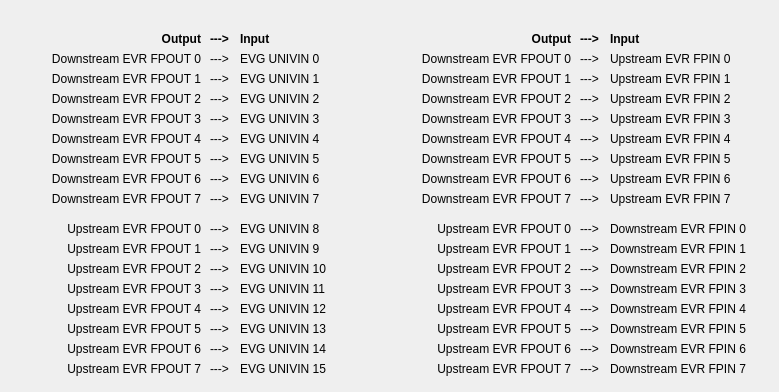
<?xml version="1.0" encoding="UTF-8"?>
<ui version="4.0">
 <class>Form</class>
 <widget class="QWidget" name="Form">
  <property name="geometry">
   <rect>
    <x>0</x>
    <y>0</y>
    <width>779</width>
    <height>392</height>
   </rect>
  </property>
  <property name="windowTitle">
   <string>Form</string>
  </property>
  <widget class="QLabel" name="label">
   <property name="geometry">
    <rect>
     <x>240</x>
     <y>50</y>
     <width>101</width>
     <height>17</height>
    </rect>
   </property>
   <property name="text">
    <string>EVG UNIVIN 0</string>
   </property>
  </widget>
  <widget class="QLabel" name="label_2">
   <property name="geometry">
    <rect>
     <x>240</x>
     <y>70</y>
     <width>101</width>
     <height>17</height>
    </rect>
   </property>
   <property name="text">
    <string>EVG UNIVIN 1</string>
   </property>
  </widget>
  <widget class="QLabel" name="label_3">
   <property name="geometry">
    <rect>
     <x>240</x>
     <y>90</y>
     <width>101</width>
     <height>17</height>
    </rect>
   </property>
   <property name="text">
    <string>EVG UNIVIN 2</string>
   </property>
  </widget>
  <widget class="QLabel" name="label_4">
   <property name="geometry">
    <rect>
     <x>240</x>
     <y>110</y>
     <width>101</width>
     <height>17</height>
    </rect>
   </property>
   <property name="text">
    <string>EVG UNIVIN 3</string>
   </property>
  </widget>
  <widget class="QLabel" name="label_5">
   <property name="geometry">
    <rect>
     <x>240</x>
     <y>130</y>
     <width>101</width>
     <height>17</height>
    </rect>
   </property>
   <property name="text">
    <string>EVG UNIVIN 4</string>
   </property>
  </widget>
  <widget class="QLabel" name="label_6">
   <property name="geometry">
    <rect>
     <x>240</x>
     <y>150</y>
     <width>101</width>
     <height>17</height>
    </rect>
   </property>
   <property name="text">
    <string>EVG UNIVIN 5</string>
   </property>
  </widget>
  <widget class="QLabel" name="label_7">
   <property name="geometry">
    <rect>
     <x>240</x>
     <y>170</y>
     <width>101</width>
     <height>17</height>
    </rect>
   </property>
   <property name="text">
    <string>EVG UNIVIN 6</string>
   </property>
  </widget>
  <widget class="QLabel" name="label_8">
   <property name="geometry">
    <rect>
     <x>240</x>
     <y>190</y>
     <width>101</width>
     <height>17</height>
    </rect>
   </property>
   <property name="text">
    <string>EVG UNIVIN 7</string>
   </property>
  </widget>
  <widget class="QLabel" name="label_9">
   <property name="geometry">
    <rect>
     <x>240</x>
     <y>220</y>
     <width>101</width>
     <height>17</height>
    </rect>
   </property>
   <property name="text">
    <string>EVG UNIVIN 8</string>
   </property>
  </widget>
  <widget class="QLabel" name="label_10">
   <property name="geometry">
    <rect>
     <x>240</x>
     <y>240</y>
     <width>101</width>
     <height>17</height>
    </rect>
   </property>
   <property name="text">
    <string>EVG UNIVIN 9</string>
   </property>
  </widget>
  <widget class="QLabel" name="label_11">
   <property name="geometry">
    <rect>
     <x>240</x>
     <y>260</y>
     <width>101</width>
     <height>17</height>
    </rect>
   </property>
   <property name="text">
    <string>EVG UNIVIN 10</string>
   </property>
  </widget>
  <widget class="QLabel" name="label_12">
   <property name="geometry">
    <rect>
     <x>240</x>
     <y>280</y>
     <width>101</width>
     <height>17</height>
    </rect>
   </property>
   <property name="text">
    <string>EVG UNIVIN 11</string>
   </property>
  </widget>
  <widget class="QLabel" name="label_13">
   <property name="geometry">
    <rect>
     <x>240</x>
     <y>300</y>
     <width>101</width>
     <height>17</height>
    </rect>
   </property>
   <property name="text">
    <string>EVG UNIVIN 12</string>
   </property>
  </widget>
  <widget class="QLabel" name="label_14">
   <property name="geometry">
    <rect>
     <x>240</x>
     <y>320</y>
     <width>101</width>
     <height>17</height>
    </rect>
   </property>
   <property name="text">
    <string>EVG UNIVIN 13</string>
   </property>
  </widget>
  <widget class="QLabel" name="label_15">
   <property name="geometry">
    <rect>
     <x>240</x>
     <y>340</y>
     <width>101</width>
     <height>17</height>
    </rect>
   </property>
   <property name="text">
    <string>EVG UNIVIN 14</string>
   </property>
  </widget>
  <widget class="QLabel" name="label_16">
   <property name="geometry">
    <rect>
     <x>240</x>
     <y>360</y>
     <width>101</width>
     <height>17</height>
    </rect>
   </property>
   <property name="text">
    <string>EVG UNIVIN 15</string>
   </property>
  </widget>
  <widget class="QLabel" name="label_17">
   <property name="geometry">
    <rect>
     <x>210</x>
     <y>50</y>
     <width>31</width>
     <height>17</height>
    </rect>
   </property>
   <property name="text">
    <string>---&gt;</string>
   </property>
  </widget>
  <widget class="QLabel" name="label_18">
   <property name="geometry">
    <rect>
     <x>210</x>
     <y>70</y>
     <width>31</width>
     <height>17</height>
    </rect>
   </property>
   <property name="text">
    <string>---&gt;</string>
   </property>
  </widget>
  <widget class="QLabel" name="label_19">
   <property name="geometry">
    <rect>
     <x>210</x>
     <y>90</y>
     <width>31</width>
     <height>17</height>
    </rect>
   </property>
   <property name="text">
    <string>---&gt;</string>
   </property>
  </widget>
  <widget class="QLabel" name="label_20">
   <property name="geometry">
    <rect>
     <x>210</x>
     <y>110</y>
     <width>31</width>
     <height>17</height>
    </rect>
   </property>
   <property name="text">
    <string>---&gt;</string>
   </property>
  </widget>
  <widget class="QLabel" name="label_21">
   <property name="geometry">
    <rect>
     <x>210</x>
     <y>130</y>
     <width>31</width>
     <height>17</height>
    </rect>
   </property>
   <property name="text">
    <string>---&gt;</string>
   </property>
  </widget>
  <widget class="QLabel" name="label_22">
   <property name="geometry">
    <rect>
     <x>210</x>
     <y>150</y>
     <width>31</width>
     <height>17</height>
    </rect>
   </property>
   <property name="text">
    <string>---&gt;</string>
   </property>
  </widget>
  <widget class="QLabel" name="label_23">
   <property name="geometry">
    <rect>
     <x>210</x>
     <y>170</y>
     <width>31</width>
     <height>17</height>
    </rect>
   </property>
   <property name="text">
    <string>---&gt;</string>
   </property>
  </widget>
  <widget class="QLabel" name="label_24">
   <property name="geometry">
    <rect>
     <x>210</x>
     <y>190</y>
     <width>31</width>
     <height>17</height>
    </rect>
   </property>
   <property name="text">
    <string>---&gt;</string>
   </property>
  </widget>
  <widget class="QLabel" name="label_25">
   <property name="geometry">
    <rect>
     <x>210</x>
     <y>220</y>
     <width>31</width>
     <height>17</height>
    </rect>
   </property>
   <property name="text">
    <string>---&gt;</string>
   </property>
  </widget>
  <widget class="QLabel" name="label_26">
   <property name="geometry">
    <rect>
     <x>210</x>
     <y>240</y>
     <width>31</width>
     <height>17</height>
    </rect>
   </property>
   <property name="text">
    <string>---&gt;</string>
   </property>
  </widget>
  <widget class="QLabel" name="label_27">
   <property name="geometry">
    <rect>
     <x>210</x>
     <y>260</y>
     <width>31</width>
     <height>17</height>
    </rect>
   </property>
   <property name="text">
    <string>---&gt;</string>
   </property>
  </widget>
  <widget class="QLabel" name="label_28">
   <property name="geometry">
    <rect>
     <x>210</x>
     <y>280</y>
     <width>31</width>
     <height>17</height>
    </rect>
   </property>
   <property name="text">
    <string>---&gt;</string>
   </property>
  </widget>
  <widget class="QLabel" name="label_29">
   <property name="geometry">
    <rect>
     <x>210</x>
     <y>300</y>
     <width>31</width>
     <height>17</height>
    </rect>
   </property>
   <property name="text">
    <string>---&gt;</string>
   </property>
  </widget>
  <widget class="QLabel" name="label_30">
   <property name="geometry">
    <rect>
     <x>210</x>
     <y>320</y>
     <width>31</width>
     <height>17</height>
    </rect>
   </property>
   <property name="text">
    <string>---&gt;</string>
   </property>
  </widget>
  <widget class="QLabel" name="label_31">
   <property name="geometry">
    <rect>
     <x>210</x>
     <y>340</y>
     <width>31</width>
     <height>17</height>
    </rect>
   </property>
   <property name="text">
    <string>---&gt;</string>
   </property>
  </widget>
  <widget class="QLabel" name="label_32">
   <property name="geometry">
    <rect>
     <x>210</x>
     <y>360</y>
     <width>31</width>
     <height>17</height>
    </rect>
   </property>
   <property name="text">
    <string>---&gt;</string>
   </property>
  </widget>
  <widget class="QLabel" name="label_33">
   <property name="geometry">
    <rect>
     <x>20</x>
     <y>50</y>
     <width>181</width>
     <height>17</height>
    </rect>
   </property>
   <property name="text">
    <string>Downstream EVR FPOUT 0</string>
   </property>
   <property name="alignment">
    <set>Qt::AlignRight|Qt::AlignTrailing|Qt::AlignVCenter</set>
   </property>
  </widget>
  <widget class="QLabel" name="label_34">
   <property name="geometry">
    <rect>
     <x>20</x>
     <y>70</y>
     <width>181</width>
     <height>17</height>
    </rect>
   </property>
   <property name="text">
    <string>Downstream EVR FPOUT 1</string>
   </property>
   <property name="alignment">
    <set>Qt::AlignRight|Qt::AlignTrailing|Qt::AlignVCenter</set>
   </property>
  </widget>
  <widget class="QLabel" name="label_35">
   <property name="geometry">
    <rect>
     <x>20</x>
     <y>90</y>
     <width>181</width>
     <height>17</height>
    </rect>
   </property>
   <property name="text">
    <string>Downstream EVR FPOUT 2</string>
   </property>
   <property name="alignment">
    <set>Qt::AlignRight|Qt::AlignTrailing|Qt::AlignVCenter</set>
   </property>
  </widget>
  <widget class="QLabel" name="label_36">
   <property name="geometry">
    <rect>
     <x>20</x>
     <y>110</y>
     <width>181</width>
     <height>17</height>
    </rect>
   </property>
   <property name="text">
    <string>Downstream EVR FPOUT 3</string>
   </property>
   <property name="alignment">
    <set>Qt::AlignRight|Qt::AlignTrailing|Qt::AlignVCenter</set>
   </property>
  </widget>
  <widget class="QLabel" name="label_37">
   <property name="geometry">
    <rect>
     <x>20</x>
     <y>130</y>
     <width>181</width>
     <height>17</height>
    </rect>
   </property>
   <property name="text">
    <string>Downstream EVR FPOUT 4</string>
   </property>
   <property name="alignment">
    <set>Qt::AlignRight|Qt::AlignTrailing|Qt::AlignVCenter</set>
   </property>
  </widget>
  <widget class="QLabel" name="label_38">
   <property name="geometry">
    <rect>
     <x>20</x>
     <y>170</y>
     <width>181</width>
     <height>17</height>
    </rect>
   </property>
   <property name="text">
    <string>Downstream EVR FPOUT 6</string>
   </property>
   <property name="alignment">
    <set>Qt::AlignRight|Qt::AlignTrailing|Qt::AlignVCenter</set>
   </property>
  </widget>
  <widget class="QLabel" name="label_39">
   <property name="geometry">
    <rect>
     <x>20</x>
     <y>150</y>
     <width>181</width>
     <height>17</height>
    </rect>
   </property>
   <property name="text">
    <string>Downstream EVR FPOUT 5</string>
   </property>
   <property name="alignment">
    <set>Qt::AlignRight|Qt::AlignTrailing|Qt::AlignVCenter</set>
   </property>
  </widget>
  <widget class="QLabel" name="label_40">
   <property name="geometry">
    <rect>
     <x>20</x>
     <y>190</y>
     <width>181</width>
     <height>17</height>
    </rect>
   </property>
   <property name="text">
    <string>Downstream EVR FPOUT 7</string>
   </property>
   <property name="alignment">
    <set>Qt::AlignRight|Qt::AlignTrailing|Qt::AlignVCenter</set>
   </property>
  </widget>
  <widget class="QLabel" name="label_41">
   <property name="geometry">
    <rect>
     <x>20</x>
     <y>220</y>
     <width>181</width>
     <height>17</height>
    </rect>
   </property>
   <property name="text">
    <string>Upstream EVR FPOUT 0</string>
   </property>
   <property name="alignment">
    <set>Qt::AlignRight|Qt::AlignTrailing|Qt::AlignVCenter</set>
   </property>
  </widget>
  <widget class="QLabel" name="label_42">
   <property name="geometry">
    <rect>
     <x>20</x>
     <y>240</y>
     <width>181</width>
     <height>17</height>
    </rect>
   </property>
   <property name="text">
    <string>Upstream EVR FPOUT 1</string>
   </property>
   <property name="alignment">
    <set>Qt::AlignRight|Qt::AlignTrailing|Qt::AlignVCenter</set>
   </property>
  </widget>
  <widget class="QLabel" name="label_43">
   <property name="geometry">
    <rect>
     <x>20</x>
     <y>280</y>
     <width>181</width>
     <height>17</height>
    </rect>
   </property>
   <property name="text">
    <string>Upstream EVR FPOUT 3</string>
   </property>
   <property name="alignment">
    <set>Qt::AlignRight|Qt::AlignTrailing|Qt::AlignVCenter</set>
   </property>
  </widget>
  <widget class="QLabel" name="label_44">
   <property name="geometry">
    <rect>
     <x>20</x>
     <y>260</y>
     <width>181</width>
     <height>17</height>
    </rect>
   </property>
   <property name="text">
    <string>Upstream EVR FPOUT 2</string>
   </property>
   <property name="alignment">
    <set>Qt::AlignRight|Qt::AlignTrailing|Qt::AlignVCenter</set>
   </property>
  </widget>
  <widget class="QLabel" name="label_45">
   <property name="geometry">
    <rect>
     <x>20</x>
     <y>320</y>
     <width>181</width>
     <height>17</height>
    </rect>
   </property>
   <property name="text">
    <string>Upstream EVR FPOUT 5</string>
   </property>
   <property name="alignment">
    <set>Qt::AlignRight|Qt::AlignTrailing|Qt::AlignVCenter</set>
   </property>
  </widget>
  <widget class="QLabel" name="label_46">
   <property name="geometry">
    <rect>
     <x>20</x>
     <y>340</y>
     <width>181</width>
     <height>17</height>
    </rect>
   </property>
   <property name="text">
    <string>Upstream EVR FPOUT 6</string>
   </property>
   <property name="alignment">
    <set>Qt::AlignRight|Qt::AlignTrailing|Qt::AlignVCenter</set>
   </property>
  </widget>
  <widget class="QLabel" name="label_47">
   <property name="geometry">
    <rect>
     <x>20</x>
     <y>360</y>
     <width>181</width>
     <height>17</height>
    </rect>
   </property>
   <property name="text">
    <string>Upstream EVR FPOUT 7</string>
   </property>
   <property name="alignment">
    <set>Qt::AlignRight|Qt::AlignTrailing|Qt::AlignVCenter</set>
   </property>
  </widget>
  <widget class="QLabel" name="label_48">
   <property name="geometry">
    <rect>
     <x>20</x>
     <y>300</y>
     <width>181</width>
     <height>17</height>
    </rect>
   </property>
   <property name="text">
    <string>Upstream EVR FPOUT 4</string>
   </property>
   <property name="alignment">
    <set>Qt::AlignRight|Qt::AlignTrailing|Qt::AlignVCenter</set>
   </property>
  </widget>
  <widget class="QLabel" name="label_49">
   <property name="geometry">
    <rect>
     <x>390</x>
     <y>320</y>
     <width>181</width>
     <height>17</height>
    </rect>
   </property>
   <property name="text">
    <string>Upstream EVR FPOUT 5</string>
   </property>
   <property name="alignment">
    <set>Qt::AlignRight|Qt::AlignTrailing|Qt::AlignVCenter</set>
   </property>
  </widget>
  <widget class="QLabel" name="label_50">
   <property name="geometry">
    <rect>
     <x>390</x>
     <y>300</y>
     <width>181</width>
     <height>17</height>
    </rect>
   </property>
   <property name="text">
    <string>Upstream EVR FPOUT 4</string>
   </property>
   <property name="alignment">
    <set>Qt::AlignRight|Qt::AlignTrailing|Qt::AlignVCenter</set>
   </property>
  </widget>
  <widget class="QLabel" name="label_51">
   <property name="geometry">
    <rect>
     <x>390</x>
     <y>280</y>
     <width>181</width>
     <height>17</height>
    </rect>
   </property>
   <property name="text">
    <string>Upstream EVR FPOUT 3</string>
   </property>
   <property name="alignment">
    <set>Qt::AlignRight|Qt::AlignTrailing|Qt::AlignVCenter</set>
   </property>
  </widget>
  <widget class="QLabel" name="label_52">
   <property name="geometry">
    <rect>
     <x>390</x>
     <y>260</y>
     <width>181</width>
     <height>17</height>
    </rect>
   </property>
   <property name="text">
    <string>Upstream EVR FPOUT 2</string>
   </property>
   <property name="alignment">
    <set>Qt::AlignRight|Qt::AlignTrailing|Qt::AlignVCenter</set>
   </property>
  </widget>
  <widget class="QLabel" name="label_53">
   <property name="geometry">
    <rect>
     <x>390</x>
     <y>340</y>
     <width>181</width>
     <height>17</height>
    </rect>
   </property>
   <property name="text">
    <string>Upstream EVR FPOUT 6</string>
   </property>
   <property name="alignment">
    <set>Qt::AlignRight|Qt::AlignTrailing|Qt::AlignVCenter</set>
   </property>
  </widget>
  <widget class="QLabel" name="label_54">
   <property name="geometry">
    <rect>
     <x>390</x>
     <y>240</y>
     <width>181</width>
     <height>17</height>
    </rect>
   </property>
   <property name="text">
    <string>Upstream EVR FPOUT 1</string>
   </property>
   <property name="alignment">
    <set>Qt::AlignRight|Qt::AlignTrailing|Qt::AlignVCenter</set>
   </property>
  </widget>
  <widget class="QLabel" name="label_55">
   <property name="geometry">
    <rect>
     <x>390</x>
     <y>360</y>
     <width>181</width>
     <height>17</height>
    </rect>
   </property>
   <property name="text">
    <string>Upstream EVR FPOUT 7</string>
   </property>
   <property name="alignment">
    <set>Qt::AlignRight|Qt::AlignTrailing|Qt::AlignVCenter</set>
   </property>
  </widget>
  <widget class="QLabel" name="label_56">
   <property name="geometry">
    <rect>
     <x>390</x>
     <y>220</y>
     <width>181</width>
     <height>17</height>
    </rect>
   </property>
   <property name="text">
    <string>Upstream EVR FPOUT 0</string>
   </property>
   <property name="alignment">
    <set>Qt::AlignRight|Qt::AlignTrailing|Qt::AlignVCenter</set>
   </property>
  </widget>
  <widget class="QLabel" name="label_57">
   <property name="geometry">
    <rect>
     <x>580</x>
     <y>300</y>
     <width>31</width>
     <height>17</height>
    </rect>
   </property>
   <property name="text">
    <string>---&gt;</string>
   </property>
  </widget>
  <widget class="QLabel" name="label_58">
   <property name="geometry">
    <rect>
     <x>580</x>
     <y>240</y>
     <width>31</width>
     <height>17</height>
    </rect>
   </property>
   <property name="text">
    <string>---&gt;</string>
   </property>
  </widget>
  <widget class="QLabel" name="label_59">
   <property name="geometry">
    <rect>
     <x>580</x>
     <y>220</y>
     <width>31</width>
     <height>17</height>
    </rect>
   </property>
   <property name="text">
    <string>---&gt;</string>
   </property>
  </widget>
  <widget class="QLabel" name="label_60">
   <property name="geometry">
    <rect>
     <x>580</x>
     <y>260</y>
     <width>31</width>
     <height>17</height>
    </rect>
   </property>
   <property name="text">
    <string>---&gt;</string>
   </property>
  </widget>
  <widget class="QLabel" name="label_61">
   <property name="geometry">
    <rect>
     <x>580</x>
     <y>360</y>
     <width>31</width>
     <height>17</height>
    </rect>
   </property>
   <property name="text">
    <string>---&gt;</string>
   </property>
  </widget>
  <widget class="QLabel" name="label_62">
   <property name="geometry">
    <rect>
     <x>580</x>
     <y>340</y>
     <width>31</width>
     <height>17</height>
    </rect>
   </property>
   <property name="text">
    <string>---&gt;</string>
   </property>
  </widget>
  <widget class="QLabel" name="label_63">
   <property name="geometry">
    <rect>
     <x>580</x>
     <y>280</y>
     <width>31</width>
     <height>17</height>
    </rect>
   </property>
   <property name="text">
    <string>---&gt;</string>
   </property>
  </widget>
  <widget class="QLabel" name="label_64">
   <property name="geometry">
    <rect>
     <x>580</x>
     <y>320</y>
     <width>31</width>
     <height>17</height>
    </rect>
   </property>
   <property name="text">
    <string>---&gt;</string>
   </property>
  </widget>
  <widget class="QLabel" name="label_65">
   <property name="geometry">
    <rect>
     <x>610</x>
     <y>320</y>
     <width>181</width>
     <height>17</height>
    </rect>
   </property>
   <property name="text">
    <string>Downstream EVR FPIN 5</string>
   </property>
  </widget>
  <widget class="QLabel" name="label_66">
   <property name="geometry">
    <rect>
     <x>610</x>
     <y>240</y>
     <width>181</width>
     <height>17</height>
    </rect>
   </property>
   <property name="text">
    <string>Downstream EVR FPIN 1</string>
   </property>
  </widget>
  <widget class="QLabel" name="label_67">
   <property name="geometry">
    <rect>
     <x>610</x>
     <y>300</y>
     <width>181</width>
     <height>17</height>
    </rect>
   </property>
   <property name="text">
    <string>Downstream EVR FPIN 4</string>
   </property>
  </widget>
  <widget class="QLabel" name="label_68">
   <property name="geometry">
    <rect>
     <x>610</x>
     <y>260</y>
     <width>181</width>
     <height>17</height>
    </rect>
   </property>
   <property name="text">
    <string>Downstream EVR FPIN 2</string>
   </property>
  </widget>
  <widget class="QLabel" name="label_69">
   <property name="geometry">
    <rect>
     <x>610</x>
     <y>220</y>
     <width>181</width>
     <height>17</height>
    </rect>
   </property>
   <property name="text">
    <string>Downstream EVR FPIN 0</string>
   </property>
  </widget>
  <widget class="QLabel" name="label_70">
   <property name="geometry">
    <rect>
     <x>610</x>
     <y>280</y>
     <width>181</width>
     <height>17</height>
    </rect>
   </property>
   <property name="text">
    <string>Downstream EVR FPIN 3</string>
   </property>
  </widget>
  <widget class="QLabel" name="label_71">
   <property name="geometry">
    <rect>
     <x>610</x>
     <y>340</y>
     <width>181</width>
     <height>17</height>
    </rect>
   </property>
   <property name="text">
    <string>Downstream EVR FPIN 6</string>
   </property>
  </widget>
  <widget class="QLabel" name="label_72">
   <property name="geometry">
    <rect>
     <x>610</x>
     <y>360</y>
     <width>181</width>
     <height>17</height>
    </rect>
   </property>
   <property name="text">
    <string>Downstream EVR FPIN 7</string>
   </property>
  </widget>
  <widget class="QLabel" name="label_73">
   <property name="geometry">
    <rect>
     <x>610</x>
     <y>170</y>
     <width>181</width>
     <height>17</height>
    </rect>
   </property>
   <property name="text">
    <string>Upstream EVR FPIN 6</string>
   </property>
   <property name="alignment">
    <set>Qt::AlignLeading|Qt::AlignLeft|Qt::AlignVCenter</set>
   </property>
  </widget>
  <widget class="QLabel" name="label_74">
   <property name="geometry">
    <rect>
     <x>610</x>
     <y>150</y>
     <width>181</width>
     <height>17</height>
    </rect>
   </property>
   <property name="text">
    <string>Upstream EVR FPIN 5</string>
   </property>
   <property name="alignment">
    <set>Qt::AlignLeading|Qt::AlignLeft|Qt::AlignVCenter</set>
   </property>
  </widget>
  <widget class="QLabel" name="label_75">
   <property name="geometry">
    <rect>
     <x>610</x>
     <y>130</y>
     <width>181</width>
     <height>17</height>
    </rect>
   </property>
   <property name="text">
    <string>Upstream EVR FPIN 4</string>
   </property>
   <property name="alignment">
    <set>Qt::AlignLeading|Qt::AlignLeft|Qt::AlignVCenter</set>
   </property>
  </widget>
  <widget class="QLabel" name="label_76">
   <property name="geometry">
    <rect>
     <x>610</x>
     <y>190</y>
     <width>181</width>
     <height>17</height>
    </rect>
   </property>
   <property name="text">
    <string>Upstream EVR FPIN 7</string>
   </property>
   <property name="alignment">
    <set>Qt::AlignLeading|Qt::AlignLeft|Qt::AlignVCenter</set>
   </property>
  </widget>
  <widget class="QLabel" name="label_77">
   <property name="geometry">
    <rect>
     <x>610</x>
     <y>70</y>
     <width>181</width>
     <height>17</height>
    </rect>
   </property>
   <property name="text">
    <string>Upstream EVR FPIN 1</string>
   </property>
   <property name="alignment">
    <set>Qt::AlignLeading|Qt::AlignLeft|Qt::AlignVCenter</set>
   </property>
  </widget>
  <widget class="QLabel" name="label_78">
   <property name="geometry">
    <rect>
     <x>610</x>
     <y>90</y>
     <width>181</width>
     <height>17</height>
    </rect>
   </property>
   <property name="text">
    <string>Upstream EVR FPIN 2</string>
   </property>
   <property name="alignment">
    <set>Qt::AlignLeading|Qt::AlignLeft|Qt::AlignVCenter</set>
   </property>
  </widget>
  <widget class="QLabel" name="label_79">
   <property name="geometry">
    <rect>
     <x>610</x>
     <y>50</y>
     <width>181</width>
     <height>17</height>
    </rect>
   </property>
   <property name="text">
    <string>Upstream EVR FPIN 0</string>
   </property>
   <property name="alignment">
    <set>Qt::AlignLeading|Qt::AlignLeft|Qt::AlignVCenter</set>
   </property>
  </widget>
  <widget class="QLabel" name="label_80">
   <property name="geometry">
    <rect>
     <x>610</x>
     <y>110</y>
     <width>181</width>
     <height>17</height>
    </rect>
   </property>
   <property name="text">
    <string>Upstream EVR FPIN 3</string>
   </property>
   <property name="alignment">
    <set>Qt::AlignLeading|Qt::AlignLeft|Qt::AlignVCenter</set>
   </property>
  </widget>
  <widget class="QLabel" name="label_81">
   <property name="geometry">
    <rect>
     <x>580</x>
     <y>70</y>
     <width>31</width>
     <height>17</height>
    </rect>
   </property>
   <property name="text">
    <string>---&gt;</string>
   </property>
  </widget>
  <widget class="QLabel" name="label_82">
   <property name="geometry">
    <rect>
     <x>580</x>
     <y>190</y>
     <width>31</width>
     <height>17</height>
    </rect>
   </property>
   <property name="text">
    <string>---&gt;</string>
   </property>
  </widget>
  <widget class="QLabel" name="label_83">
   <property name="geometry">
    <rect>
     <x>580</x>
     <y>170</y>
     <width>31</width>
     <height>17</height>
    </rect>
   </property>
   <property name="text">
    <string>---&gt;</string>
   </property>
  </widget>
  <widget class="QLabel" name="label_84">
   <property name="geometry">
    <rect>
     <x>580</x>
     <y>90</y>
     <width>31</width>
     <height>17</height>
    </rect>
   </property>
   <property name="text">
    <string>---&gt;</string>
   </property>
  </widget>
  <widget class="QLabel" name="label_85">
   <property name="geometry">
    <rect>
     <x>580</x>
     <y>110</y>
     <width>31</width>
     <height>17</height>
    </rect>
   </property>
   <property name="text">
    <string>---&gt;</string>
   </property>
  </widget>
  <widget class="QLabel" name="label_86">
   <property name="geometry">
    <rect>
     <x>580</x>
     <y>50</y>
     <width>31</width>
     <height>17</height>
    </rect>
   </property>
   <property name="text">
    <string>---&gt;</string>
   </property>
  </widget>
  <widget class="QLabel" name="label_87">
   <property name="geometry">
    <rect>
     <x>580</x>
     <y>130</y>
     <width>31</width>
     <height>17</height>
    </rect>
   </property>
   <property name="text">
    <string>---&gt;</string>
   </property>
  </widget>
  <widget class="QLabel" name="label_88">
   <property name="geometry">
    <rect>
     <x>580</x>
     <y>150</y>
     <width>31</width>
     <height>17</height>
    </rect>
   </property>
   <property name="text">
    <string>---&gt;</string>
   </property>
  </widget>
  <widget class="QLabel" name="label_89">
   <property name="geometry">
    <rect>
     <x>390</x>
     <y>50</y>
     <width>181</width>
     <height>17</height>
    </rect>
   </property>
   <property name="text">
    <string>Downstream EVR FPOUT 0</string>
   </property>
   <property name="alignment">
    <set>Qt::AlignRight|Qt::AlignTrailing|Qt::AlignVCenter</set>
   </property>
  </widget>
  <widget class="QLabel" name="label_90">
   <property name="geometry">
    <rect>
     <x>390</x>
     <y>130</y>
     <width>181</width>
     <height>17</height>
    </rect>
   </property>
   <property name="text">
    <string>Downstream EVR FPOUT 4</string>
   </property>
   <property name="alignment">
    <set>Qt::AlignRight|Qt::AlignTrailing|Qt::AlignVCenter</set>
   </property>
  </widget>
  <widget class="QLabel" name="label_91">
   <property name="geometry">
    <rect>
     <x>390</x>
     <y>90</y>
     <width>181</width>
     <height>17</height>
    </rect>
   </property>
   <property name="text">
    <string>Downstream EVR FPOUT 2</string>
   </property>
   <property name="alignment">
    <set>Qt::AlignRight|Qt::AlignTrailing|Qt::AlignVCenter</set>
   </property>
  </widget>
  <widget class="QLabel" name="label_92">
   <property name="geometry">
    <rect>
     <x>390</x>
     <y>170</y>
     <width>181</width>
     <height>17</height>
    </rect>
   </property>
   <property name="text">
    <string>Downstream EVR FPOUT 6</string>
   </property>
   <property name="alignment">
    <set>Qt::AlignRight|Qt::AlignTrailing|Qt::AlignVCenter</set>
   </property>
  </widget>
  <widget class="QLabel" name="label_93">
   <property name="geometry">
    <rect>
     <x>390</x>
     <y>70</y>
     <width>181</width>
     <height>17</height>
    </rect>
   </property>
   <property name="text">
    <string>Downstream EVR FPOUT 1</string>
   </property>
   <property name="alignment">
    <set>Qt::AlignRight|Qt::AlignTrailing|Qt::AlignVCenter</set>
   </property>
  </widget>
  <widget class="QLabel" name="label_94">
   <property name="geometry">
    <rect>
     <x>390</x>
     <y>190</y>
     <width>181</width>
     <height>17</height>
    </rect>
   </property>
   <property name="text">
    <string>Downstream EVR FPOUT 7</string>
   </property>
   <property name="alignment">
    <set>Qt::AlignRight|Qt::AlignTrailing|Qt::AlignVCenter</set>
   </property>
  </widget>
  <widget class="QLabel" name="label_95">
   <property name="geometry">
    <rect>
     <x>390</x>
     <y>110</y>
     <width>181</width>
     <height>17</height>
    </rect>
   </property>
   <property name="text">
    <string>Downstream EVR FPOUT 3</string>
   </property>
   <property name="alignment">
    <set>Qt::AlignRight|Qt::AlignTrailing|Qt::AlignVCenter</set>
   </property>
  </widget>
  <widget class="QLabel" name="label_96">
   <property name="geometry">
    <rect>
     <x>390</x>
     <y>150</y>
     <width>181</width>
     <height>17</height>
    </rect>
   </property>
   <property name="text">
    <string>Downstream EVR FPOUT 5</string>
   </property>
   <property name="alignment">
    <set>Qt::AlignRight|Qt::AlignTrailing|Qt::AlignVCenter</set>
   </property>
  </widget>
  <widget class="QLabel" name="label_97">
   <property name="geometry">
    <rect>
     <x>20</x>
     <y>30</y>
     <width>181</width>
     <height>17</height>
    </rect>
   </property>
   <property name="font">
    <font>
     <weight>75</weight>
     <bold>true</bold>
    </font>
   </property>
   <property name="text">
    <string>Output</string>
   </property>
   <property name="alignment">
    <set>Qt::AlignRight|Qt::AlignTrailing|Qt::AlignVCenter</set>
   </property>
  </widget>
  <widget class="QLabel" name="label_98">
   <property name="geometry">
    <rect>
     <x>210</x>
     <y>30</y>
     <width>31</width>
     <height>17</height>
    </rect>
   </property>
   <property name="font">
    <font>
     <weight>75</weight>
     <bold>true</bold>
    </font>
   </property>
   <property name="text">
    <string>---&gt;</string>
   </property>
  </widget>
  <widget class="QLabel" name="label_99">
   <property name="geometry">
    <rect>
     <x>240</x>
     <y>30</y>
     <width>101</width>
     <height>17</height>
    </rect>
   </property>
   <property name="font">
    <font>
     <weight>75</weight>
     <bold>true</bold>
    </font>
   </property>
   <property name="text">
    <string>Input</string>
   </property>
  </widget>
  <widget class="QLabel" name="label_100">
   <property name="geometry">
    <rect>
     <x>390</x>
     <y>30</y>
     <width>181</width>
     <height>17</height>
    </rect>
   </property>
   <property name="font">
    <font>
     <weight>75</weight>
     <bold>true</bold>
    </font>
   </property>
   <property name="text">
    <string>Output</string>
   </property>
   <property name="alignment">
    <set>Qt::AlignRight|Qt::AlignTrailing|Qt::AlignVCenter</set>
   </property>
  </widget>
  <widget class="QLabel" name="label_101">
   <property name="geometry">
    <rect>
     <x>580</x>
     <y>30</y>
     <width>31</width>
     <height>17</height>
    </rect>
   </property>
   <property name="font">
    <font>
     <weight>75</weight>
     <bold>true</bold>
    </font>
   </property>
   <property name="text">
    <string>---&gt;</string>
   </property>
  </widget>
  <widget class="QLabel" name="label_102">
   <property name="geometry">
    <rect>
     <x>610</x>
     <y>30</y>
     <width>101</width>
     <height>17</height>
    </rect>
   </property>
   <property name="font">
    <font>
     <weight>75</weight>
     <bold>true</bold>
    </font>
   </property>
   <property name="text">
    <string>Input</string>
   </property>
  </widget>
 </widget>
 <resources/>
 <connections/>
</ui>
